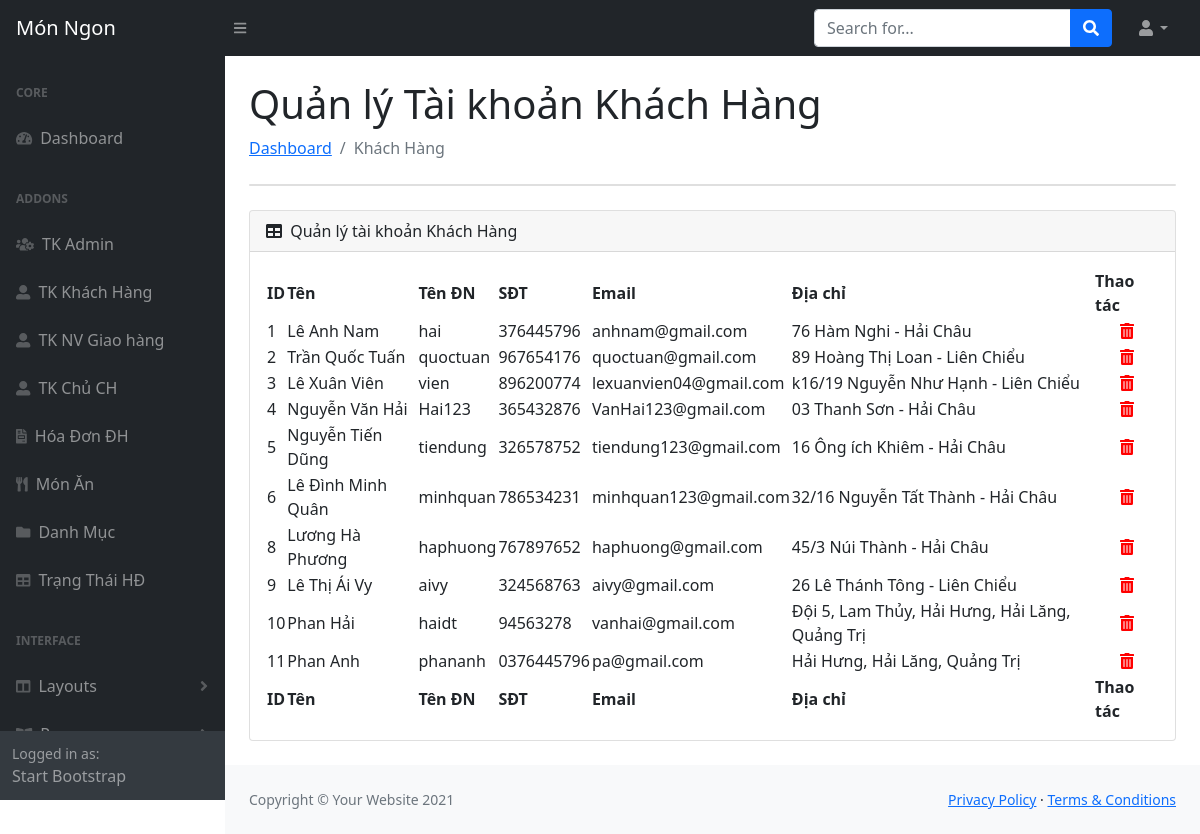
The page /public/Admin/taikhoan-khachhang (signed in) on the database its author committed.
### tables this page shows
CREATE TABLE `khachhang` (
  `IDKhachHang` int(11) NOT NULL,
  `TenKH` varchar(100) NOT NULL,
  `TenDangNhap` varchar(50) NOT NULL,
  `MatKhau` varchar(50) NOT NULL,
  `SDT` varchar(20) NOT NULL,
  `Email` varchar(50) DEFAULT NULL,
  `DiaChi` varchar(100) NOT NULL
);

### App/Controllers/AdKhachHangController.php (called while the page is built, shortened)
<?php
class AdKhachHangController extends AdBaseController
{
    public function indexAction()
    {
        $getListKhachHang = KhachHangModel::getAll();
        View::render('Admin/index.php', ['page' => 'khachHang', 'listKhachHang' => $getListKhachHang] );
    }
}

### public/index.php (called while the page is built, shortened)
<?php
$router = new Core\Router();
$router->add('/DoAn1/public/', ['controller' => 'Home', 'action' => 'index']);
$router->add('/DoAn1/public/Home', ['controller' => 'Home', 'action' => 'home']);
$router->add('/DoAn1/public/ds-cua-hang', ['controller' => 'CuahangController', 'action' => 'index']);
$router->add('/DoAn1/public/cua-hang/{idmon:\d+}', ['controller' => 'CuahangController', 'action' => 'monAnOfCuaHang']);
$router->add('/DoAn1/public/cua-hang/by/{idcuahang:\d+}', ['controller' => 'CuahangController', 'action' => 'MonAnByIdCuaHang']);
$router->add('/DoAn1/public/mon-an', ['controller' => 'MonAnController', 'action' => 'index']);
$router->add('/DoAn1/public/mon-an/{id:\d+}', ['controller' => 'MonAnController', 'action' => 'index']);
$router->add('/DoAn1/public/mon-an-loai', ['controller' => 'MonAnController', 'action' => 'LoaiMon']);
$router->add('/DoAn1/public/mon-an-loai/{idcate:\d+}', ['controller' => 'MonAnController', 'action' => 'LoaiMon']);
$router->add('/DoAn1/public/mon-an-loai/{idcate:\d+}/{id:\d+}', ['controller' => 'MonAnController', 'action' => 'LoaiMon']);
$router->add('/DoAn1/public/dang-nhap', ['controller' => 'LoginController', 'action' => 'index']);
$router->add('/DoAn1/public/dang-xuat', ['controller' => 'LoginController', 'action' => 'logout']);
$router->add('/DoAn1/public/dang-ky', ['controller' => 'RegisterController', 'action' => 'index']);
$router->add('/DoAn1/public/checkUNKH', ['controller' => 'RegisterController', 'action' => 'checkUsserName']);
$router->add('/DoAn1/public/them-gio-hang', ['controller' => 'DatHangController', 'action' => 'index']);
$router->add('/DoAn1/public/gio-hang', ['controller' => 'DatHangController', 'action' => 'GioHang']);
$router->add('/DoAn1/public/chi-tiet-don-hang', ['controller' => 'DatHangController', 'action' => 'ChiTietDonHang']);
$router->add('/DoAn1/public/chi-tiet-don-hang/{iddh:\d+}', ['controller' => 'DatHangController', 'action' => 'ChiTietDonHang']);
$router->add('/DoAn1/public/cch-chi-tiet-don-hang/{iddh:\d+}', ['controller' => 'CCHQuanLyMonAnController', 'action' => 'ChiTietDonHang']);
$router->add('/DoAn1/public/deleteItemCart', ['controller' => 'DatHangController', 'action' => 'DeleteItemCart']);
$router->add('/DoAn1/public/checkKhacCuaHang', ['controller' => 'DatHangController', 'action' => 'checkKhacCuaHang']);
$router->add('/DoAn1/public/thanh-toan', ['controller' => 'CheckoutController', 'action' => 'index']);
$router->add('/DoAn1/public/hoa-don', ['controller' => 'DatHangController', 'action' => 'DonHang']);
$router->add('/DoAn1/public/hoa-don/{idhd:\d+}', ['controller' => 'DatHangController', 'action' => 'capNhatHoaDon']);
$router->add('/DoAn1/public/dang-nhap-cch', ['controller' => 'CCHLoginController', 'action' => 'index']);
$router->add('/DoAn1/public/ql-mon-an', ['controller' => 'CCHQuanLyMonAnController', 'action' => 'index']);
$router->add('/DoAn1/public/delete-mon-an/{idmon:\d+}', ['controller' => 'CCHQuanLyMonAnController', 'action' => 'DeleteMon']);
$router->add('/DoAn1/public/don-hang-cua-cua-hang', ['controller' => 'CCHQuanLyMonAnController', 'action' => 'DonHangCuaCuaHang']);
$router->add('/DoAn1/public/ud-status', ['controller' => 'CCHQuanLyMonAnController', 'action' => 'UdStatus']);
$router->add('/DoAn1/public/dang-xuat-cch', ['controller' => 'CCHLoginController', 'action' => 'logout']);
$router->add('/DoAn1/public/Admin', ['controller' => 'AdminController', 'action' => 'index']);
$router->add('/DoAn1/public/Admin/accAdmin', ['controller' => 'AdminController', 'action' => 'accAdmin']);
$router->add('/DoAn1/public/Admin/insertAdmin', ['controller' => 'AdminController', 'action' => 'insertAdmin']);
$router->add('/DoAn1/public/Admin/updateAdmin', ['controller' => 'AdminController', 'action' => 'updateAdmin']);
$router->add('/DoAn1/public/Admin/checkUsername', ['controller' => 'AdminController', 'action' => 'checkUsername']);
$router->add('/DoAn1/public/Admin/deleteAdmin', ['controller' => 'AdminController', 'action' => 'deleteAdmin']);
$router->add('/DoAn1/public/Admin/monan', ['controller' => 'AdMonAnController', 'action' => 'index']);
$router->add('/DoAn1/public/admin/them-MonAn', ['controller' => 'AdMonAnController', 'action' => 'insertMonAn']);
$router->add('/DoAn1/public/admin/thung-rac', ['controller' => 'AdMonAnController', 'action' => 'trashMonAn']);
$router->add('/DoAn1/public/admin/deleteMonAn', ['controller' => 'AdMonAnController', 'action' => 'deleteMonAn']);
$router->add('/DoAn1/public/admin/RestoreMonAn', ['controller' => 'AdMonAnController', 'action' => 'RestoreMonAn']);
$router->add('/DoAn1/public/admin/permanentlyDelete', ['controller' => 'AdMonAnController', 'action' => 'permanentlyDelete']);
$router->add('/DoAn1/public/Admin/danh-muc', ['controller' => 'AdDanhMucController', 'action' => 'index']);
$router->add('/DoAn1/public/Admin/trang-thai', ['controller' => 'AdTrangThaiController', 'action' => 'index']);
$router->add('/DoAn1/public/Admin/taikhoan-khachhang', ['controller' => 'AdKhachHangController', 'action' => 'index']);
$router->add('/DoAn1/public/Admin/taikhoan-cuahang', ['controller' => 'AdChuCuaHangController', 'action' => 'index']);
$router->add('/DoAn1/public/Admin/nhan-vien-gh', ['controller' => 'AdNVGiaoHangController', 'action' => 'index']);
$router->add('/DoAn1/public/Admin/hoa-don', ['controller' => 'AdHoaDonController', 'action' => 'index']);
$router->add('/DoAn1/public/Admin/chitiet-hoadon', ['controller' => 'AdTrangThaiController', 'action' => 'index']);
$router->add('/DoAn1/public/Admin/login', ['controller' => 'AdLoginController', 'action' => 'index']);
$router->add('/DoAn1/public/Admin/logout', ['controller' => 'AdLoginController', 'action' => 'logout']);
$router->dispatch($_SERVER['REQUEST_URI']);

### App/Models/KhachHangModel.php (called while the page is built, shortened)
<?php
class KhachHangModel extends \Core\Model
{
    public static function getAll()
    {
        $db = static::getDB();
        $stmt = $db->query('SELECT * FROM khachhang');
        return $stmt->fetchAll(PDO::FETCH_ASSOC);
    }
}

### App/Views/Admin/adminDetail/khachHang.php (the view, shortened to what this page needs)
<main>
    <div class="container-fluid px-4">
        <h1 class="mt-4">Quản lý Tài khoản Khách Hàng</h1>
        <ol class="breadcrumb mb-4">
            <li class="breadcrumb-item"><a href="/DoAn1/public/Admin/">Dashboard</a></li>
            <li class="breadcrumb-item active">Khách Hàng</li>
        </ol>
        <div class="card mb-4">
        </div>
        <div class="card mb-4">
            <div class="card-header">
                <div>
                    <i class="fas fa-table me-1"></i>
                    Quản lý tài khoản Khách Hàng
                </div>
            </div>
            <div class="card-body">
                <table id="datatablesSimple">
                    <thead>
                        <tr>
                            <th>ID</th>
                            <th>Tên</th>
                            <th>Tên ĐN</th>
                            <th>SĐT</th>
                            <th>Email</th>
                            <th>Địa chỉ </th>
                            <th>Thao tác</th>
                        </tr>
                    </thead>
                    <tfoot>
                        <tr>
                            <th>ID</th>
                            <th>Tên</th>
                            <th>Tên ĐN</th>
                            <th>SĐT</th>
                            <th>Email</th>
                            <th>Địa chỉ </th>
                            <th>Thao tác</th>
                        </tr>
                    </tfoot>
                    <tbody>
                        <?php foreach ($args['listKhachHang'] as $key => $value) { ?>
                            <tr id = "row_<?php echo $value['IDKhachHang']; ?>">
                                <td><?php echo $value['IDKhachHang']; ?></td>
                                <td ><?php echo $value['TenKH']; ?></td>
                                <td><?php echo $value['TenDangNhap']; ?></td>
                                <td ><?php echo $value['SDT']; ?></td>
                                <td><?php echo $value['Email']; ?></td>
                                <td><?php echo $value['DiaChi']; ?></td>
                                <td class="actions">
                                    <a class="bt-delete-red" onclick="deleteKhachHang(<?php echo $value['IDKhachHang']; ?>)" title="Xóa"><i class="fas fa-trash-alt"></i></a>
                                </td>
                            </tr>
                        <?php } ?>
                    </tbody>
                </table>
            </div>
        </div>
    </div>
</main>

### rows shown on the page
khachhang: IDKhachHang "1", TenKH "Lê Anh Nam", TenDangNhap "hai", SDT "376445796", Email "anhnam@gmail.com", DiaChi "76 Hàm Nghi - Hải Châu"
khachhang: IDKhachHang "2", TenKH "Trần Quốc Tuấn", TenDangNhap "quoctuan", SDT "967654176", Email "quoctuan@gmail.com", DiaChi "89 Hoàng Thị Loan - Liên Chiểu"
khachhang: IDKhachHang "3", TenKH "Lê Xuân Viên", TenDangNhap "vien", SDT "896200774", Email "lexuanvien04@gmail.com", DiaChi "k16/19 Nguyễn Như Hạnh - Liên Chiểu"
khachhang: IDKhachHang "4", TenKH "Nguyễn Văn Hải", TenDangNhap "Hai123", SDT "365432876", Email "VanHai123@gmail.com", DiaChi "03 Thanh Sơn - Hải Châu"
khachhang: IDKhachHang "5", TenKH "Nguyễn Tiến Dũng", TenDangNhap "tiendung", SDT "326578752", Email "tiendung123@gmail.com", DiaChi "16 Ông ích Khiêm - Hải Châu"
khachhang: IDKhachHang "6", TenKH "Lê Đình Minh Quân", TenDangNhap "minhquan", SDT "786534231", Email "minhquan123@gmail.com", DiaChi "32/16 Nguyễn Tất Thành - Hải Châu"
khachhang: IDKhachHang "8", TenKH "Lương Hà Phương", TenDangNhap "haphuong", SDT "767897652", Email "haphuong@gmail.com", DiaChi "45/3 Núi Thành - Hải Châu"
khachhang: IDKhachHang "9", TenKH "Lê Thị Ái Vy", TenDangNhap "aivy", SDT "324568763", Email "aivy@gmail.com", DiaChi "26 Lê Thánh Tông - Liên Chiểu"
khachhang: IDKhachHang "10", TenKH "Phan Hải", TenDangNhap "haidt", SDT "94563278", Email "vanhai@gmail.com", DiaChi "Đội 5, Lam Thủy, Hải Hưng, Hải Lăng, Quảng Trị"
khachhang: IDKhachHang "11", TenKH "Phan Anh", TenDangNhap "phananh", SDT "0376445796", Email "pa@gmail.com", DiaChi "Hải Hưng, Hải Lăng, Quảng Trị"
